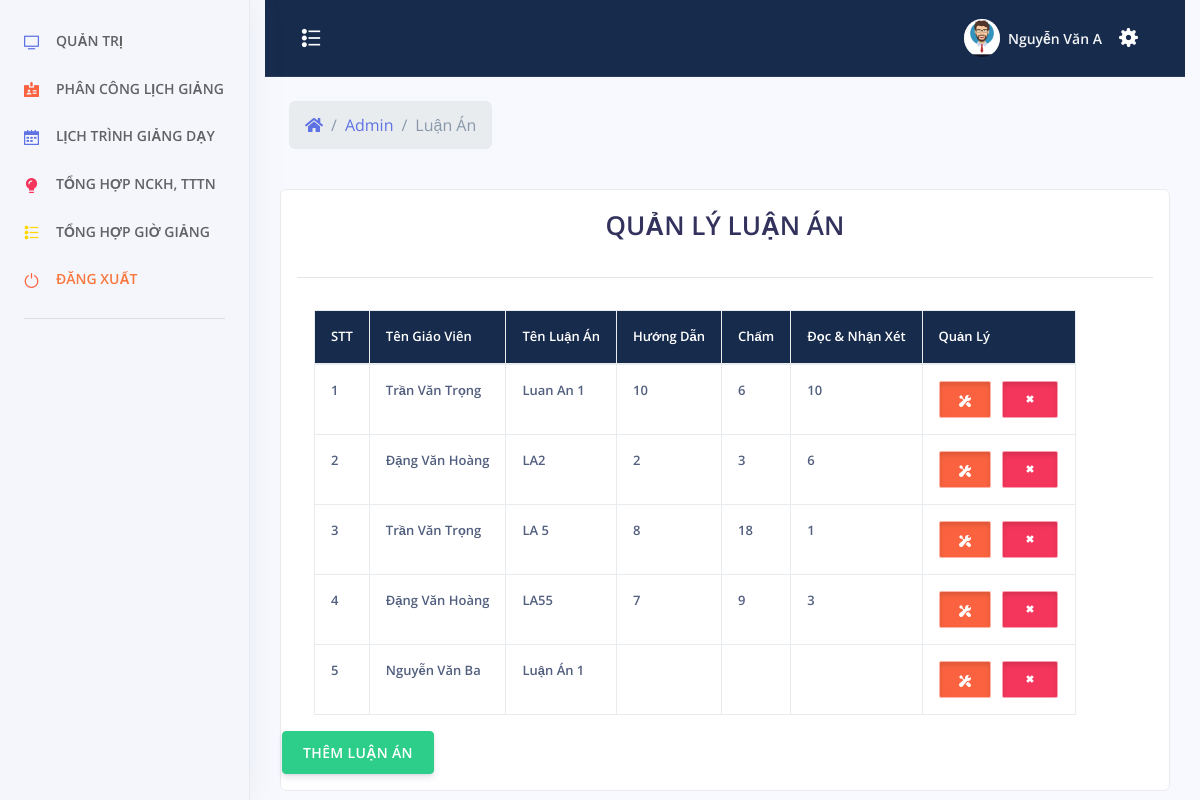
/admin/index.php?menu=luanan (signed in), run on an earlier commit of the app's database.
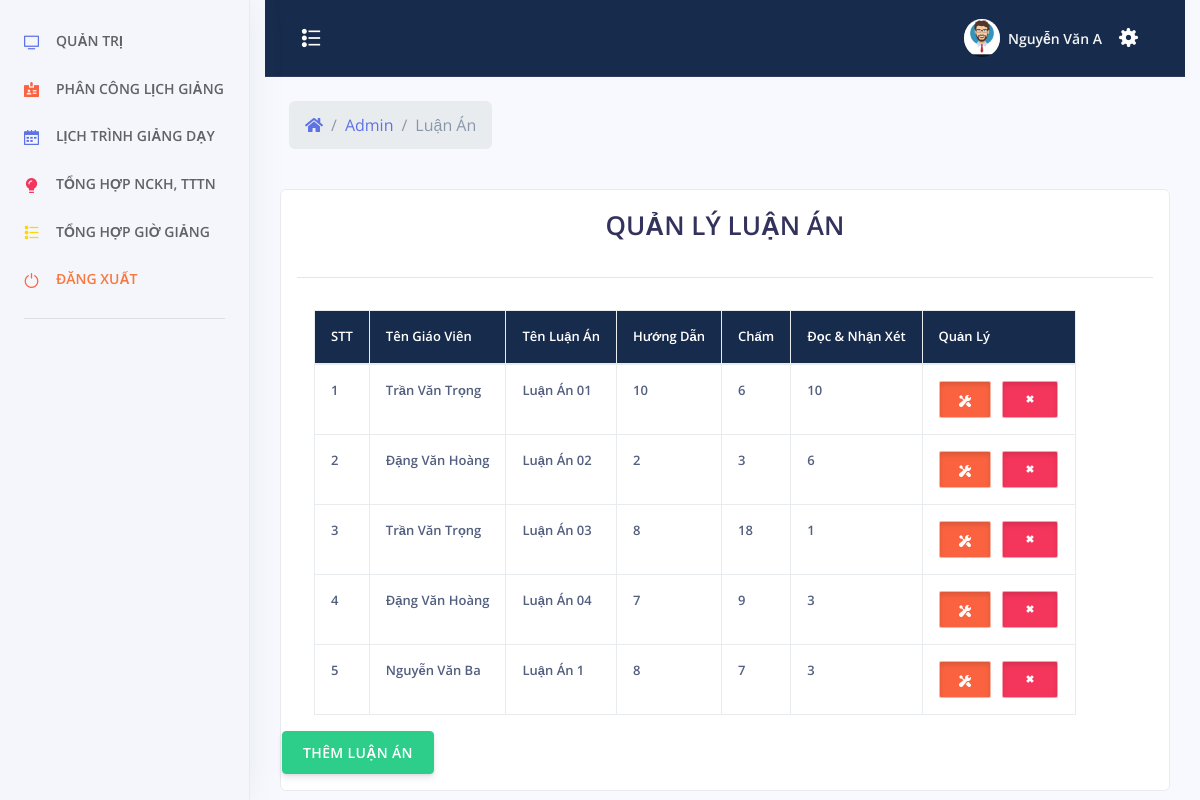
And on a later commit of the database.
### tables this page shows
CREATE TABLE `luan_an` (
  `id` int(11) NOT NULL,
  `id_giaovien` int(11) NOT NULL,
  `ten` varchar(500) NOT NULL,
  `huong_dan` int(11) DEFAULT NULL,
  `cham` int(11) DEFAULT NULL,
  `doc` int(11) DEFAULT NULL
);

CREATE TABLE `tai_khoan` (
  `id_tai_khoan` int(11) NOT NULL,
  `ten_tai_khoan` varchar(30) NOT NULL,
  `mat_khau` varchar(100) NOT NULL,
  `nhom_tai_khoan` tinyint(2) NOT NULL,
  `ten_sinh_vien` varchar(100) NOT NULL,
  `sdt` varchar(20) NOT NULL,
  `ngay_sinh` varchar(50) NOT NULL,
  `ngay_tao` datetime NOT NULL
);

### admin/luan-an.php (the view, shortened to what this page needs)
<?php
	include_once('../config/config.php');
	include_once('../header.php');
 ?>
<?php
		if($_SESSION["taikhoan"] == NULL){ ?>
			<script>
				window.location.href="../tai-khoan/dang-nhap.php";
			</script>
		<?php }else {?>
			<div class="row align-items-center py-4">
            <div class="col-lg-6 col-7">
              <nav aria-label="breadcrumb" class="d-none d-md-inline-block ml-md-4">
                <ol class="breadcrumb breadcrumb-links breadcrumb-dark">
                  <li class="breadcrumb-item"><a href="#"><i class="fas fa-home"></i></a></li>
                  <li class="breadcrumb-item"><a href="index.php">Admin</a></li>
                  <li class="breadcrumb-item active" aria-current="page">Luận Án</li>
                </ol>
              </nav>
            </div>
          </div>
    <div style="color:#FFF" class="col-xs-12 col-sm-12 col-md-12 col-lg-12 adminhihi">
		<div class="list-group-item">
		<?php
			$sql = "SELECT * FROM `luan_an`";
			$qr = mysqli_query($conn, $sql);
		 ?>
			<div class="caption">
			<h1 style="text-align: center">QUẢN LÝ LUẬN ÁN</h1>
			</div>
			<hr>
			<div class="row">
				<table class="table table-bordered table-responsive">
					<tr class="chimuc">
						<th>STT</th>
						<th>Tên Giáo Viên</th>
						<th>Tên Luận Án</th>
						<th>Hướng Dẫn</th>
						<th>Chấm</th>
						<th>Đọc & Nhận Xét</th>
						<th>Quản Lý</th>
					</tr>
					<tbody>
						<?php $stt =1; ?>
					<?php while($row = mysqli_fetch_assoc($qr)){ ?>
						<tr>
							<td><?php echo $stt; $stt += 1; ?></td>
							<td><?php
								$idgv = $row["id_giaovien"];
								$sqlgv = "SELECT `ten_sinh_vien` FROM `tai_khoan` WHERE `id_tai_khoan` = '$idgv'";
								$qrgv = mysqli_query($conn, $sqlgv);
								$rowgv = mysqli_fetch_assoc($qrgv);
								echo $rowgv["ten_sinh_vien"];
							?>
							</td>
							<td><?php echo $row["ten"]?></td>
							<td><?php echo $row["huong_dan"]?></td>
							<td><?php echo $row["cham"]?></td>
							<td><?php echo $row["doc"]?></td>
							<td align="center">
                                <button type="button" id="sua" class="btn btn-warning btn-xs button-sua" title="Sửa"
                                tens="<?php echo $row["ten"]?>"
                                idgvs="<?php echo $row["id_giaovien"]?>"
                                idsua="<?php echo $row["id"]?>" ><span class="glyphicon glyphicon-edit"></span>
								<span class="btn-inner--icon"><i class="ni ni-settings"></i></span>
							</button>
  								<button type="button" id="xoa" xoa="<?php echo $row["id"]?>" class="btn btn-danger btn-xs button-sua" title="Xóa"><span class="glyphicon glyphicon-trash"></span>
								  <span class="btn-inner--icon"><i class="ni ni-fat-remove"></i></span>
							</button>
							</td>
						</tr>
						<?php } ?>
					</tbody>
				</table>
<br>
<center>
	<button type="button" class="btn btn-success"  data-toggle="modal" data-target="#themadmin">THÊM LUẬN ÁN</button>
</center>
			</div>
		</div>
    </div>
	<?php } ?>
</div>
 <?php
	include_once('../footer.php');
 ?>

What changed in the data, as far as the page shows it:
changed luan_an: ten "Luan An 1" → "Luận Án 01"
changed luan_an: ten "LA2" → "Luận Án 02"
changed luan_an: ten "LA 5" → "Luận Án 03"
changed luan_an: ten "LA55" → "Luận Án 04"
changed luan_an "Luận Án 1": huong_dan (not shown) → "8"; cham (not shown) → "7"; doc (not shown) → "3"
